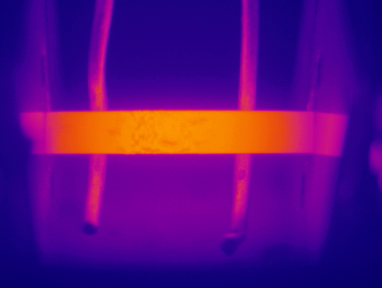
%> input picture ImagenForMatlab/Temperature.jpg, 382 x 288 px
$ octave Segmentacion.m   (GNU Octave 9; MATLAB toolbox functions it lacks are replaced by stand-ins)
%> lines starting %> are read from the running program, lines starting %| are printed output that depends on the picture; in (x1, y1, x2, y2) boxes, pixels count from 0 and x2, y2 are one past the last pixel; in counts of white or black regions, pixels touching at a corner belong together; the program's own positions count from 1
clc; clear all; close all;
Image = imread('Temperature.jpg');
%> Image is the input picture: size 288x382x3 uint8; mean R, G, B 88.5, 11.7, 128
figure(), imshow(Image), title('Real Image');

ImGray = rgb2gray(Image);
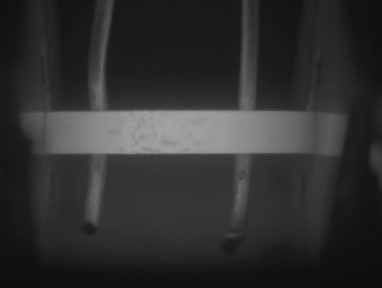
%> ImGray: size 288x382 uint8; min 13, max 164, mean 47.9
figure(),imshow(ImGray)
ImSobel = edge(ImGray,'Sobel');
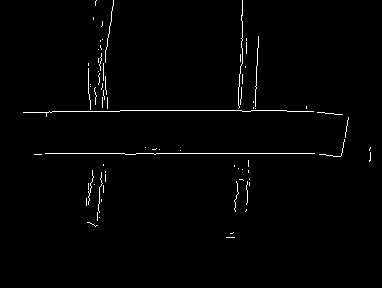
%> ImSobel: size 288x382 logical; 1.3% white in thin lines or dots, all inside (x1, y1, x2, y2) = (23, 0, 371, 238)
figure(),imshow(ImSobel),title('Sobel Image');
[rows,cols] = size(ImSobel);
%> rows = 288; cols = 382
xInitial = [0,0];, x2Initial = 0;,yInitial = 0;,y2Initial = 0;
topLeft = [rows cols]; %initial point
%> topLeft = [288 382]
lowRight = [0 0]; % this array will be use to colocated the final point

%% code to detect edges in ImSobel image
for i = 2: rows-1 % rows = number of rows in ImSobel image
      for j = 2: cols-1 % cols = number of columns in ImSobel image
          if ( ImSobel(i,j) == 1 && ImSobel(i,j+2)== 1 && ImSobel(i,j+4)== 1 && ImSobel(i,j+6)== 1 && ImSobel(i,j+10) == 1) %this is the range to detect a edge in ImSobel image

              if ( j < topLeft(1,2) ) % x resolution
                yInitial = i; %i axe y
                xInitial = j; %j axe x
                topLeft(1,1) = yInitial;
                topLeft(1,2) = xInitial;
              end
              if (j > lowRight(1,2) && i + 5 > topLeft(1,1) && i - 5 > topLeft(1,1))
                   y2Initial = i;
                   x2Initial = j;
                   lowRight(1,1) = y2Initial;
                   lowRight(1,2) = x2Initial;
              end
              if( i == lowRight(1,1) && j > lowRight(1,2))
                   x2Initial = j;
                   lowRight(1,2) = x2Initial;
              end
          end
      end
end
%> after the loop, lowRight = [154 305]; topLeft = [113 24]; x2Initial = 305; xInitial = 24; y2Initial = 154; yInitial = 113
lowRight(1,2) = lowRight(1,2) + 10; % final point

%% Section to graph a new image
% topLeft - - - - - -   -
%   -     - - - - - -   -
%   -     - - - - - -   -
%   - - - - - - - - - lowRight


%% creating new segmented image using imcrop
rec = imcrop(Image,[topLeft(1,2)-10 topLeft(1,1)-10 lowRight(1,2)-topLeft(1,2)+20 lowRight(1,1)-topLeft(1,1)+20]);
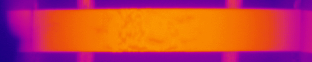
%> rec: size 62x312x3 uint8; mean R, G, B 195.3, 61.8, 73.8
figure(4), imshow(rec),title('Segmented Image')


%% creating new segmented image with code
% [20 lines of commented-out code are left out]

$ run again, with ImagenForMatlab/CatMatlab.jpg copied over ImagenForMatlab/Temperature.jpg
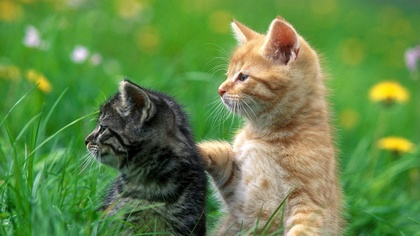
%> input picture ImagenForMatlab/CatMatlab.jpg, 420 x 236 px, shrunk from 1920 x 1080 before the run
%> Image is the input picture: size 236x420x3 uint8; mean R, G, B 99.8, 135.5, 71.2
%> `ImGray = rgb2gray(Image);`:
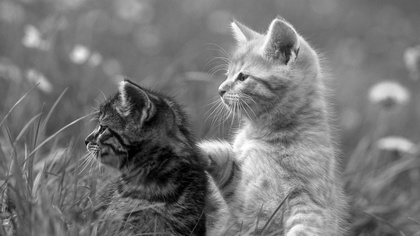
%> ImGray: size 236x420 uint8; min 0, max 255, mean 117.5
%> `ImSobel = edge(ImGray,'Sobel');`:
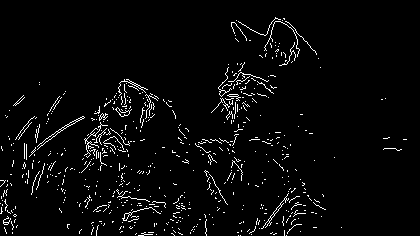
%> ImSobel: size 236x420 logical; 3.4% white in thin lines or dots, all inside (x1, y1, x2, y2) = (0, 17, 407, 236)
%> after the loop `for i = 2: rows-1`: lowRight = [149 386]; topLeft = [156 95]; x2Initial = 386; xInitial = 95; y2Initial = 149; yInitial = 156
